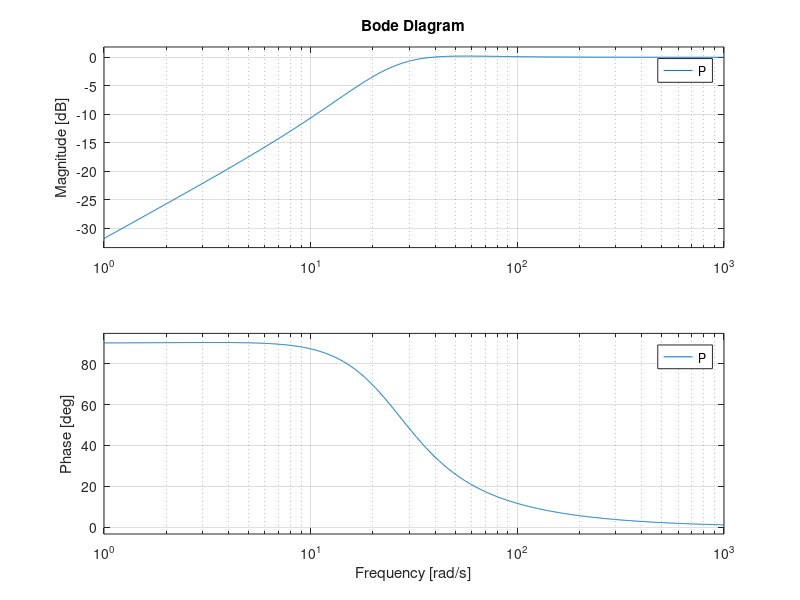

The MATLAB source for this figure:
% subject: Digital control and signal Processing
% title: Stabilization

clc;
clear all;
close all;

Tstep   = 0.001;    %[sec] for looking 0.005 [sec] sampling effect
Tsample = 0.005;    %[sec] 
Tf      = 10;        %[sec]
time    = 0:Tstep:Tf;

s       = tf('s');

% motor property
Km          = 1     ;   % [rad/(sec*V)]
Time_const  = 0.0573;   % [sec]

Gm          = Km / (Time_const*s + 1); % Motor bandwidth 2.7723 [Hz]

%==========================================================================
% W_cl iteration for getting insight
%==========================================================================
% 1. Closed loop Values -> 3rd order system
Zeta_cl     = 1/sqrt(2);    % [-]
% figure(1); hold on;
% for iter = 1:1:10
%     W_cl        = 18 + iter;         % [rad/s]
% 
%     % 2. tf of Gc
%     Kp          = (2*W_cl*Zeta_cl*Time_const - 1)/Km; % [-]
%     Ki          = (Time_const/Km)*W_cl^2;             % [V/rad] 
%     Gc          = Kp+Ki/s;
% 
%     % 3. System tf
%     Go              = Gc*Gm;
%     Gcl             = Go/(1+Go);
% 
%     % 4. Margin
%     [GM, PM, ~, ~]  = margin(Go);
%     GM_dB = 20 * log10(GM);
% 
%     % 5. Pzmap
%     pz_label = sprintf('W_{cl}:%.2f[rad/s], GM: %.2f dB, PM: %.2f^o', W_cl, GM_dB, PM);
%     pz_Gcl = minreal(Gcl);
%     pz_Gcl.Name = pz_label;
%     pzmap(pz_Gcl);
%     legend; grid on;
% 
% end
% hold off;

%==========================================================================
% Selected Values
%==========================================================================
W_cl        = 26;         % [rad/s]
    
% 2. tf of Gc
Kp          = (2*W_cl*Zeta_cl*Time_const - 1)/Km; % [-]
Ki          = (Time_const/Km)*W_cl^2            ; % [V/rad] 
Gc          = Kp+Ki/s;

Go          = Gc*Gm;
Gcl         = Go/(1+Go);

%==========================================================================
% Disturbance rejection P
%==========================================================================
P = 1/(1+Go);
bode(P);

%==========================================================================
% Simulink Values
%==========================================================================
Sim_disturbance_amplitude   = 8 ;  % [rad/s]
Sim_disturbance_freq        = pi;  % [rad/s] = 0.5[Hz]

Sim_deadZone_start          = -0.5; % [rad/s]
Sim_deadZone_final          = 0.5;  % [rad/s]

Sim_saturation_neg          = -20;   % [rad/s]
Sim_saturation_pos          = 20;   % [rad/s]
